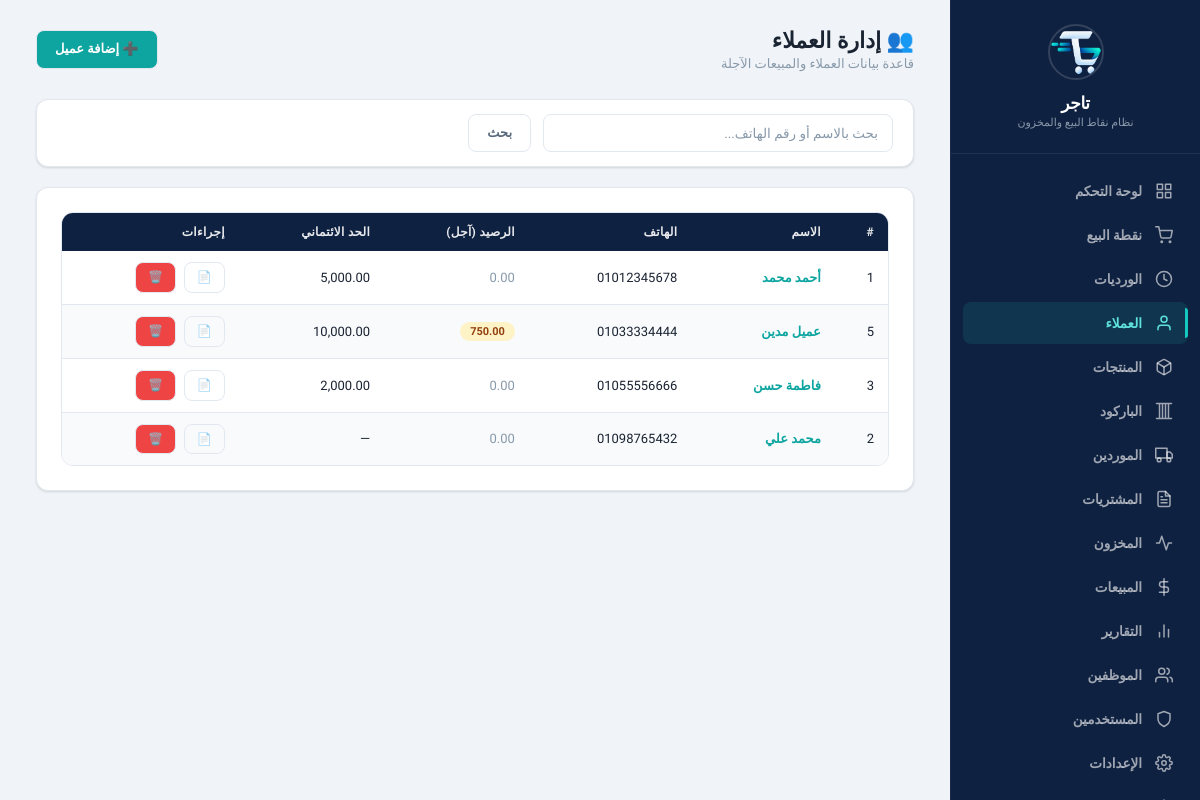
The app's page /?page=customers (signed in), older data.
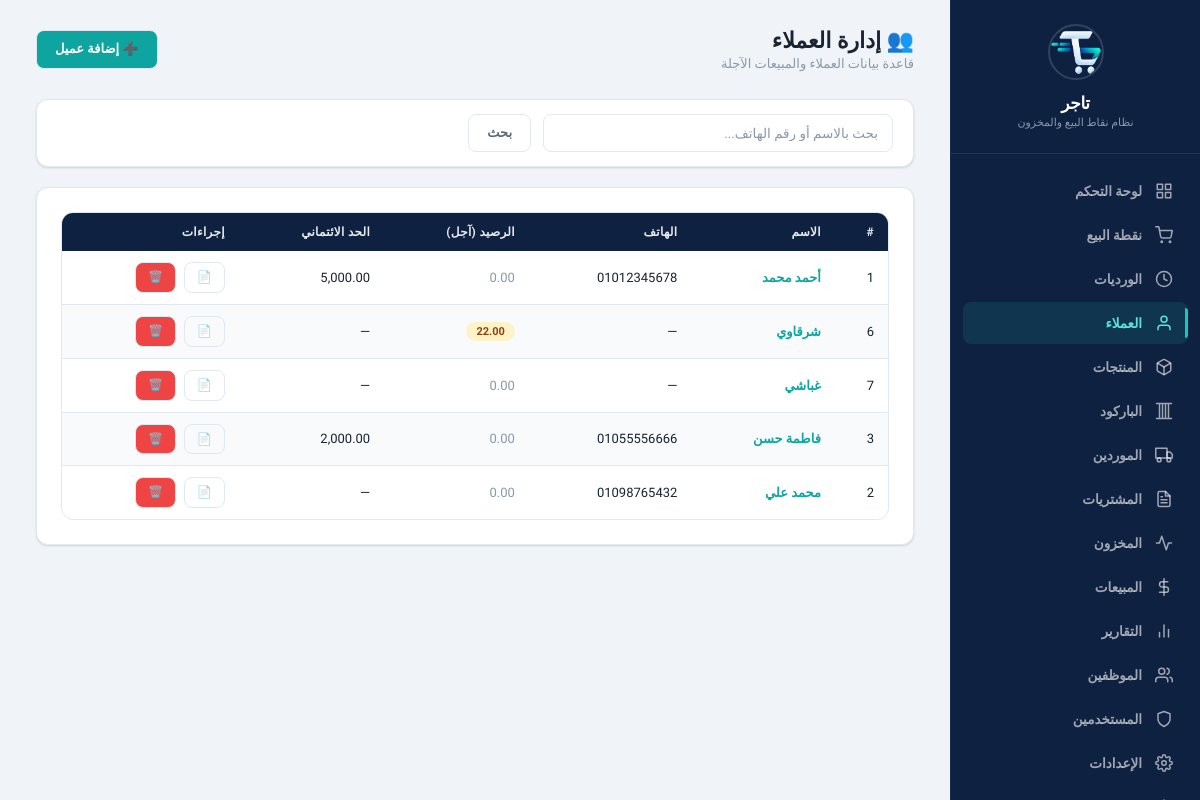
The same page, newer data.
### tables this page shows
CREATE TABLE customers (
    id INTEGER PRIMARY KEY AUTOINCREMENT,
    name TEXT NOT NULL,
    phone TEXT DEFAULT NULL,
    address TEXT DEFAULT NULL,
    notes TEXT DEFAULT NULL,
    credit_limit REAL NOT NULL DEFAULT 0,
    balance REAL NOT NULL DEFAULT 0,
    is_active INTEGER NOT NULL DEFAULT 1,
    created_at TEXT NOT NULL DEFAULT (datetime('now', 'localtime')),
    updated_at TEXT NOT NULL DEFAULT (datetime('now', 'localtime'))
);

### www/app/controllers/CustomerController.php (called while the page is built, shortened)
<?php
class CustomerController {
    private $customerService;
    public function __construct() {
        $this->customerService = new CustomerService();
    }
    public function index() {
        $search = $_GET['search'] ?? '';
        $customers = $this->customerService->getAll($search);
        include APP_PATH . '/views/layout/header.php';
        include APP_PATH . '/views/customers/index.php';
        include APP_PATH . '/views/layout/footer.php';
    }
}

### www/app/config/database.php (called while the page is built, shortened)
<?php
class Database {
    private static $instance = null;
    private $pdo;
    private function __construct() {
        $this->dbPath = __DIR__ . '/../../data/pos_system.db';
        try {
            $this->pdo = new PDO('sqlite:' . $this->dbPath);
            $this->pdo->setAttribute(PDO::ATTR_ERRMODE, PDO::ERRMODE_EXCEPTION);
            $this->pdo->setAttribute(PDO::ATTR_DEFAULT_FETCH_MODE, PDO::FETCH_ASSOC);
            $this->pdo->exec('PRAGMA journal_mode = WAL');
            $this->pdo->exec('PRAGMA foreign_keys = ON');
            $this->pdo->exec('PRAGMA busy_timeout = 5000');
            $this->pdo->exec('PRAGMA synchronous = NORMAL');
            $this->pdo->exec('PRAGMA cache_size = -8000');
            $this->pdo->exec('PRAGMA temp_store = MEMORY');
        } catch (PDOException $e) {
            die('Database connection failed: ' . $e->getMessage());
        }
    }
    public static function getInstance() {
        if (self::$instance === null) {
            self::$instance = new self();
        }
        return self::$instance;
    }
    public function getConnection() {
        return $this->pdo;
    }
    public function migrate() {
        $this->pdo->exec(
            "CREATE TABLE IF NOT EXISTS migrations (
                id INTEGER PRIMARY KEY AUTOINCREMENT,
                filename TEXT NOT NULL UNIQUE,
                applied_at TEXT NOT NULL DEFAULT (datetime('now', 'localtime'))
            )"
        );
    }
}

### www/app/services/CustomerService.php (called while the page is built, shortened)
<?php
class CustomerService {
    private $db;
    public function __construct() {
        $this->db = Database::getInstance()->getConnection();
    }
    public function getAll($search = '') {
        $sql = "SELECT * FROM customers WHERE is_active = 1";
        $params = [];
        $sql .= " ORDER BY name";
        $stmt = $this->db->prepare($sql);
        $stmt->execute($params);
        return $stmt->fetchAll();
    }
}

### www/app/views/customers/index.php (the view, shortened to what this page needs)
<div class="page-header">
    <div>
        <h1>👥 إدارة العملاء</h1>
        <p class="subtitle">قاعدة بيانات العملاء والمبيعات الآجلة</p>
    </div>
    <button class="btn btn-primary" onclick="openAddCustomerModal()">➕ إضافة عميل</button>
</div>
<div class="card" style="padding:14px 20px;">
    <form style="display:flex;gap:12px;" method="GET">
        <input type="text" name="search" class="form-control" placeholder="بحث بالاسم أو رقم الهاتف..." value="<?= htmlspecialchars($search) ?>" style="max-width:350px;">
        <button type="submit" class="btn btn-outline">بحث</button>
    </form>
</div>
<div class="card">
    <?php if (!empty($customers)): ?>
    <div class="table-wrapper">
        <table>
            <thead>
                <tr>
                    <th>#</th>
                    <th>الاسم</th>
                    <th>الهاتف</th>
                    <th>الرصيد (آجل)</th>
                    <th>الحد الائتماني</th>
                    <th>إجراءات</th>
                </tr>
            </thead>
            <tbody>
                <?php foreach ($customers as $c): ?>
                <tr>
                    <td><?= $c['id'] ?></td>
                    <td class="fw-bold"><a href="?page=customers&action=profile&id=<?= $c['id'] ?>"><?= htmlspecialchars($c['name']) ?></a></td>
                    <td><?= htmlspecialchars($c['phone'] ?: '—') ?></td>
                    <td>
                        <?php if ($c['balance'] > 0): ?>
                        <span class="badge badge-warning"><?= number_format($c['balance'], 2) ?></span>
                        <?php else: ?>
                        <span class="text-muted">0.00</span>
                        <?php endif; ?>
                    </td>
                    <td><?= $c['credit_limit'] > 0 ? number_format($c['credit_limit'], 2) : '—' ?></td>
                    <td>
                        <div class="btn-group">
                            <a href="?page=customers&action=profile&id=<?= $c['id'] ?>" class="btn btn-sm btn-outline">📄</a>
                            <a href="?page=customers&action=delete&id=<?= $c['id'] ?>" class="btn btn-sm btn-danger" onclick="return confirm('هل أنت متأكد؟')">🗑️</a>
                        </div>
                    </td>
                </tr>
                <?php endforeach; ?>
            </tbody>
        </table>
    </div>
    <?php else: ?>
    <div class="empty-state">
        <p>لا يوجد عملاء<?= $search ? ' مطابقون للبحث' : '' ?></p>
    </div>
    <?php endif; ?>
</div>

Row changes from the older to the newer data that the page shows:
no longer on this page (row edited): customers: id "5", name "عميل مدين", phone "01033334444", balance "750.00", credit_limit "10,000.00"
added customers: id "6", name "شرقاوي", phone "—", balance "22.00"
added customers: id "7", name "غباشي", phone "—", balance "0.00"
